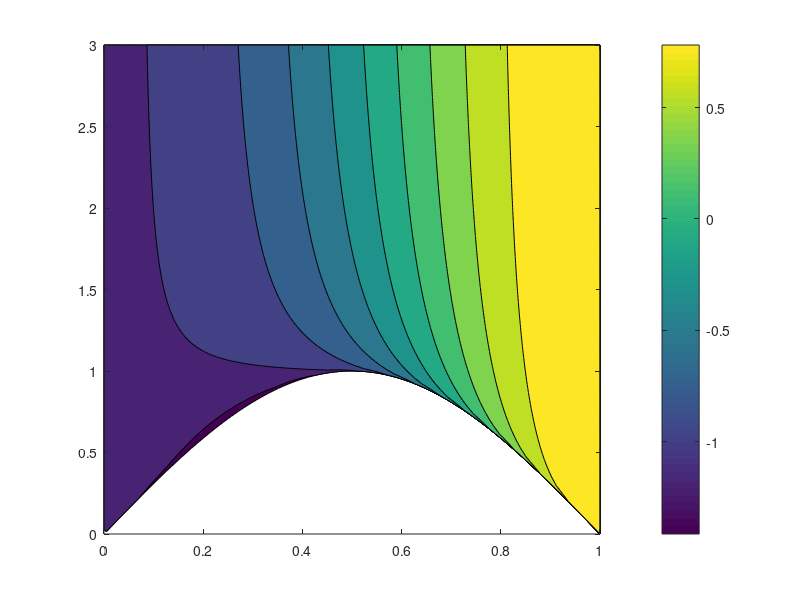

The MATLAB script that drew this image: (Note: this script raises an error after producing the figure.)
function fig = slam_plot()

theta = linspace(0,pi,200);
y_axis_span = linspace(0,1,120);
two_Tf_over_H_max = 3;
[THETA,Y_AXIS_SPAN] = meshgrid(theta,y_axis_span);

% this makes it so y_axis_span=0 corresponds to y=sin(theta) and
% y_axis_span=1 corresponds to y=two_Tf_over_H_max, to get a good sin shape
TWO_TF_OVER_H = sin(THETA) + Y_AXIS_SPAN .* (two_Tf_over_H_max - sin(THETA));

squared = sin(THETA)./(TWO_TF_OVER_H);
X_map = TWO_TF_OVER_H .* (sqrt(1 - squared.^2) - 1) - cos(THETA);
idx_imag = X_map~=real(X_map);
X_map(idx_imag) = NaN;%-2*TF_OVER_H(idx_imag);

fig = figure;
contourf(THETA/pi,TWO_TF_OVER_H,real(X_map),10)
cb=colorbar;
cb.Label.String = '$X^*$';
cb.Label.Interpreter = 'latex';
cb.Label.Rotation = 0;
cb.Label.FontSize = 24;
xlabel('$\theta/\pi$','Interpreter','latex')
ylabel('$\frac{T_f}{H/2}$','Interpreter','latex')
clim([-1 1])
%title()
my_text = '$X_{slam}=0 ~\textrm{if}~ \frac{T_f}{H/2} < \sin\theta$';
text(.19,.4,my_text,'Interpreter','latex','FontSize',24)
improvePlot
set(gcf,"Position",[100 100 750 600])
title('$X_{slam}=T_f+\frac{H}{2} X^*$','Interpreter','latex','FontSize',24)
colormap(bluewhitered)

end
